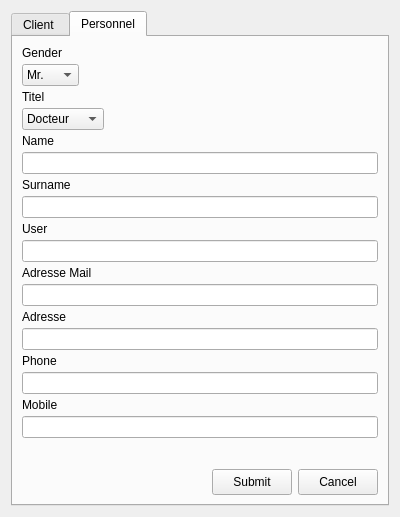
<?xml version="1.0" encoding="UTF-8"?>
<ui version="4.0">
 <class>Creation</class>
 <widget class="QDialog" name="Creation">
  <property name="geometry">
   <rect>
    <x>0</x>
    <y>0</y>
    <width>400</width>
    <height>517</height>
   </rect>
  </property>
  <property name="windowTitle">
   <string>Creer un Compte</string>
  </property>
  <layout class="QVBoxLayout" name="verticalLayout_2">
   <item>
    <widget class="QTabWidget" name="tab_3">
     <property name="minimumSize">
      <size>
       <width>0</width>
       <height>0</height>
      </size>
     </property>
     <property name="maximumSize">
      <size>
       <width>800</width>
       <height>1069</height>
      </size>
     </property>
     <property name="currentIndex">
      <number>1</number>
     </property>
     <widget class="QWidget" name="tab">
      <attribute name="title">
       <string>Client </string>
      </attribute>
      <layout class="QVBoxLayout" name="verticalLayout">
       <item>
        <layout class="QFormLayout" name="client_2">
         <property name="sizeConstraint">
          <enum>QLayout::SetDefaultConstraint</enum>
         </property>
         <property name="fieldGrowthPolicy">
          <enum>QFormLayout::ExpandingFieldsGrow</enum>
         </property>
         <property name="rowWrapPolicy">
          <enum>QFormLayout::WrapAllRows</enum>
         </property>
         <property name="labelAlignment">
          <set>Qt::AlignHCenter|Qt::AlignTop</set>
         </property>
         <property name="formAlignment">
          <set>Qt::AlignLeading|Qt::AlignLeft|Qt::AlignTop</set>
         </property>
         <property name="horizontalSpacing">
          <number>2</number>
         </property>
         <property name="verticalSpacing">
          <number>4</number>
         </property>
         <item row="1" column="1">
          <widget class="QLabel" name="genreC">
           <property name="text">
            <string>Genre</string>
           </property>
          </widget>
         </item>
         <item row="2" column="1">
          <widget class="QComboBox" name="listGenreC">
           <item>
            <property name="text">
             <string>Mr.</string>
            </property>
           </item>
           <item>
            <property name="text">
             <string>Mme</string>
            </property>
           </item>
          </widget>
         </item>
         <item row="3" column="0">
          <widget class="QLabel" name="nomC">
           <property name="text">
            <string>Name</string>
           </property>
          </widget>
         </item>
         <item row="3" column="1">
          <widget class="QLineEdit" name="nomLineEditC">
           <property name="maximumSize">
            <size>
             <width>400</width>
             <height>400</height>
            </size>
           </property>
           <property name="alignment">
            <set>Qt::AlignJustify|Qt::AlignTop</set>
           </property>
          </widget>
         </item>
         <item row="6" column="0">
          <widget class="QLabel" name="prenomC">
           <property name="text">
            <string>Surname</string>
           </property>
          </widget>
         </item>
         <item row="6" column="1">
          <widget class="QLineEdit" name="prenomLineEditC">
           <property name="maximumSize">
            <size>
             <width>400</width>
             <height>400</height>
            </size>
           </property>
          </widget>
         </item>
         <item row="7" column="1">
          <widget class="QLabel" name="nomDUtilisateurC">
           <property name="text">
            <string>User</string>
           </property>
          </widget>
         </item>
         <item row="8" column="1">
          <widget class="QLineEdit" name="nomDUtilisateurLineEditC"/>
         </item>
         <item row="10" column="0">
          <widget class="QLabel" name="adresseLabelC">
           <property name="text">
            <string>Adresse</string>
           </property>
          </widget>
         </item>
         <item row="11" column="1">
          <widget class="QLineEdit" name="adresseLineEditC">
           <property name="inputMethodHints">
            <set>Qt::ImhNone</set>
           </property>
          </widget>
         </item>
         <item row="12" column="0">
          <widget class="QLabel" name="mailC">
           <property name="text">
            <string>Adresse Mail</string>
           </property>
          </widget>
         </item>
         <item row="12" column="1">
          <widget class="QLineEdit" name="mailLineEditC">
           <property name="maximumSize">
            <size>
             <width>400</width>
             <height>400</height>
            </size>
           </property>
           <property name="layoutDirection">
            <enum>Qt::LeftToRight</enum>
           </property>
           <property name="inputMethodHints">
            <set>Qt::ImhEmailCharactersOnly</set>
           </property>
          </widget>
         </item>
         <item row="15" column="0">
          <widget class="QLabel" name="telephoneC">
           <property name="text">
            <string>Phone</string>
           </property>
          </widget>
         </item>
         <item row="15" column="1">
          <widget class="QLineEdit" name="telephoneLineEditC">
           <property name="maximumSize">
            <size>
             <width>398</width>
             <height>400</height>
            </size>
           </property>
           <property name="cursor">
            <cursorShape>ArrowCursor</cursorShape>
           </property>
           <property name="inputMethodHints">
            <set>Qt::ImhDialableCharactersOnly</set>
           </property>
          </widget>
         </item>
         <item row="16" column="0">
          <widget class="QLabel" name="mobileC">
           <property name="text">
            <string>Mobile</string>
           </property>
          </widget>
         </item>
         <item row="16" column="1">
          <widget class="QLineEdit" name="mobileLineEditC">
           <property name="minimumSize">
            <size>
             <width>0</width>
             <height>0</height>
            </size>
           </property>
           <property name="maximumSize">
            <size>
             <width>400</width>
             <height>400</height>
            </size>
           </property>
           <property name="inputMethodHints">
            <set>Qt::ImhDialableCharactersOnly</set>
           </property>
          </widget>
         </item>
        </layout>
       </item>
       <item>
        <layout class="QHBoxLayout" name="horizontalLayout_2">
         <item>
          <widget class="QPushButton" name="enregistrerC">
           <property name="maximumSize">
            <size>
             <width>100</width>
             <height>26</height>
            </size>
           </property>
           <property name="text">
            <string>Submit</string>
           </property>
           <property name="shortcut">
            <string>Ctrl+S</string>
           </property>
          </widget>
         </item>
         <item>
          <widget class="QPushButton" name="annulerC">
           <property name="maximumSize">
            <size>
             <width>100</width>
             <height>26</height>
            </size>
           </property>
           <property name="text">
            <string>Cancel</string>
           </property>
           <property name="shortcut">
            <string>Ctrl+X</string>
           </property>
          </widget>
         </item>
        </layout>
       </item>
      </layout>
     </widget>
     <widget class="QWidget" name="tab_2">
      <attribute name="title">
       <string>Personnel</string>
      </attribute>
      <layout class="QVBoxLayout" name="verticalLayout_3">
       <item>
        <layout class="QFormLayout" name="personnel">
         <property name="sizeConstraint">
          <enum>QLayout::SetDefaultConstraint</enum>
         </property>
         <property name="fieldGrowthPolicy">
          <enum>QFormLayout::ExpandingFieldsGrow</enum>
         </property>
         <property name="rowWrapPolicy">
          <enum>QFormLayout::WrapAllRows</enum>
         </property>
         <property name="labelAlignment">
          <set>Qt::AlignHCenter|Qt::AlignTop</set>
         </property>
         <property name="formAlignment">
          <set>Qt::AlignHCenter|Qt::AlignTop</set>
         </property>
         <property name="horizontalSpacing">
          <number>2</number>
         </property>
         <property name="verticalSpacing">
          <number>4</number>
         </property>
         <item row="0" column="1">
          <widget class="QLabel" name="genre_3">
           <property name="text">
            <string>Gender</string>
           </property>
          </widget>
         </item>
         <item row="1" column="1">
          <widget class="QComboBox" name="listGenre">
           <item>
            <property name="text">
             <string>Mr.</string>
            </property>
           </item>
           <item>
            <property name="text">
             <string>Mme</string>
            </property>
           </item>
          </widget>
         </item>
         <item row="2" column="1">
          <widget class="QLabel" name="titreLabel">
           <property name="text">
            <string>Titel</string>
           </property>
          </widget>
         </item>
         <item row="3" column="1">
          <widget class="QComboBox" name="titreComboBox">
           <item>
            <property name="text">
             <string>Docteur</string>
            </property>
           </item>
           <item>
            <property name="text">
             <string>Professor</string>
            </property>
           </item>
           <item>
            <property name="text">
             <string>Student</string>
            </property>
           </item>
           <item>
            <property name="text">
             <string>Azubi</string>
            </property>
           </item>
           <item>
            <property name="text">
             <string>Secretary</string>
            </property>
           </item>
          </widget>
         </item>
         <item row="4" column="0">
          <widget class="QLabel" name="nom_2">
           <property name="text">
            <string>Name</string>
           </property>
          </widget>
         </item>
         <item row="4" column="1">
          <widget class="QLineEdit" name="nomLineEdit">
           <property name="minimumSize">
            <size>
             <width>0</width>
             <height>0</height>
            </size>
           </property>
           <property name="maximumSize">
            <size>
             <width>400</width>
             <height>400</height>
            </size>
           </property>
           <property name="cursorMoveStyle">
            <enum>Qt::VisualMoveStyle</enum>
           </property>
          </widget>
         </item>
         <item row="7" column="0">
          <widget class="QLabel" name="prenom">
           <property name="text">
            <string>Surname</string>
           </property>
          </widget>
         </item>
         <item row="7" column="1">
          <widget class="QLineEdit" name="prenomLineEdit">
           <property name="maximumSize">
            <size>
             <width>400</width>
             <height>400</height>
            </size>
           </property>
          </widget>
         </item>
         <item row="8" column="1">
          <widget class="QLabel" name="nomDUtilisateur">
           <property name="text">
            <string>User</string>
           </property>
          </widget>
         </item>
         <item row="9" column="1">
          <widget class="QLineEdit" name="nomDUtilisateurLineEdit"/>
         </item>
         <item row="10" column="0">
          <widget class="QLabel" name="mail">
           <property name="text">
            <string>Adresse Mail</string>
           </property>
          </widget>
         </item>
         <item row="11" column="1">
          <widget class="QLineEdit" name="mailLineEdit">
           <property name="inputMethodHints">
            <set>Qt::ImhEmailCharactersOnly</set>
           </property>
          </widget>
         </item>
         <item row="12" column="0">
          <widget class="QLabel" name="adresseLabel">
           <property name="text">
            <string>Adresse</string>
           </property>
          </widget>
         </item>
         <item row="12" column="1">
          <widget class="QLineEdit" name="adresseLineEdit">
           <property name="maximumSize">
            <size>
             <width>400</width>
             <height>400</height>
            </size>
           </property>
           <property name="layoutDirection">
            <enum>Qt::LeftToRight</enum>
           </property>
          </widget>
         </item>
         <item row="13" column="0">
          <widget class="QLabel" name="telephone_2">
           <property name="text">
            <string>Phone</string>
           </property>
          </widget>
         </item>
         <item row="13" column="1">
          <widget class="QLineEdit" name="telephoneLineEdit">
           <property name="maximumSize">
            <size>
             <width>400</width>
             <height>400</height>
            </size>
           </property>
           <property name="inputMethodHints">
            <set>Qt::ImhDialableCharactersOnly</set>
           </property>
          </widget>
         </item>
         <item row="14" column="0">
          <widget class="QLabel" name="mobile">
           <property name="text">
            <string>Mobile</string>
           </property>
          </widget>
         </item>
         <item row="14" column="1">
          <widget class="QLineEdit" name="mobileLineEdit">
           <property name="minimumSize">
            <size>
             <width>0</width>
             <height>0</height>
            </size>
           </property>
           <property name="maximumSize">
            <size>
             <width>400</width>
             <height>400</height>
            </size>
           </property>
           <property name="inputMethodHints">
            <set>Qt::ImhDialableCharactersOnly</set>
           </property>
          </widget>
         </item>
        </layout>
       </item>
       <item>
        <layout class="QHBoxLayout" name="horizontalLayout_3">
         <item>
          <spacer name="horizontalSpacer">
           <property name="orientation">
            <enum>Qt::Horizontal</enum>
           </property>
           <property name="sizeHint" stdset="0">
            <size>
             <width>40</width>
             <height>20</height>
            </size>
           </property>
          </spacer>
         </item>
         <item>
          <widget class="QPushButton" name="enregistrerP">
           <property name="maximumSize">
            <size>
             <width>100</width>
             <height>26</height>
            </size>
           </property>
           <property name="text">
            <string>Submit</string>
           </property>
           <property name="shortcut">
            <string>Ctrl+S</string>
           </property>
          </widget>
         </item>
         <item>
          <widget class="QPushButton" name="annulerP">
           <property name="maximumSize">
            <size>
             <width>100</width>
             <height>26</height>
            </size>
           </property>
           <property name="text">
            <string>Cancel</string>
           </property>
           <property name="shortcut">
            <string>Ctrl+X</string>
           </property>
           <property name="autoRepeatDelay">
            <number>297</number>
           </property>
          </widget>
         </item>
        </layout>
       </item>
      </layout>
     </widget>
    </widget>
   </item>
  </layout>
 </widget>
 <tabstops>
  <tabstop>nomLineEditC</tabstop>
  <tabstop>prenomLineEditC</tabstop>
  <tabstop>nomDUtilisateurLineEditC</tabstop>
  <tabstop>mailLineEditC</tabstop>
  <tabstop>telephoneLineEditC</tabstop>
  <tabstop>mobileLineEditC</tabstop>
  <tabstop>nomLineEdit</tabstop>
  <tabstop>prenomLineEdit</tabstop>
  <tabstop>nomDUtilisateurLineEdit</tabstop>
  <tabstop>mailLineEdit</tabstop>
  <tabstop>adresseLineEdit</tabstop>
  <tabstop>telephoneLineEdit</tabstop>
  <tabstop>mobileLineEdit</tabstop>
 </tabstops>
 <resources/>
 <connections>
  <connection>
   <sender>annulerP</sender>
   <signal>clicked(bool)</signal>
   <receiver>Creation</receiver>
   <slot>close()</slot>
   <hints>
    <hint type="sourcelabel">
     <x>291</x>
     <y>478</y>
    </hint>
    <hint type="destinationlabel">
     <x>465</x>
     <y>463</y>
    </hint>
   </hints>
  </connection>
  <connection>
   <sender>annulerC</sender>
   <signal>clicked(bool)</signal>
   <receiver>Creation</receiver>
   <slot>close()</slot>
   <hints>
    <hint type="sourcelabel">
     <x>279</x>
     <y>480</y>
    </hint>
    <hint type="destinationlabel">
     <x>426</x>
     <y>441</y>
    </hint>
   </hints>
  </connection>
  <connection>
   <sender>enregistrerC</sender>
   <signal>clicked(bool)</signal>
   <receiver>Creation</receiver>
   <slot>close()</slot>
   <hints>
    <hint type="sourcelabel">
     <x>103</x>
     <y>481</y>
    </hint>
    <hint type="destinationlabel">
     <x>-3</x>
     <y>454</y>
    </hint>
   </hints>
  </connection>
  <connection>
   <sender>enregistrerP</sender>
   <signal>clicked(bool)</signal>
   <receiver>Creation</receiver>
   <slot>close()</slot>
   <hints>
    <hint type="sourcelabel">
     <x>83</x>
     <y>481</y>
    </hint>
    <hint type="destinationlabel">
     <x>2</x>
     <y>505</y>
    </hint>
   </hints>
  </connection>
 </connections>
 <slots>
  <slot>on_enregistrerC_clicked()</slot>
 </slots>
</ui>
